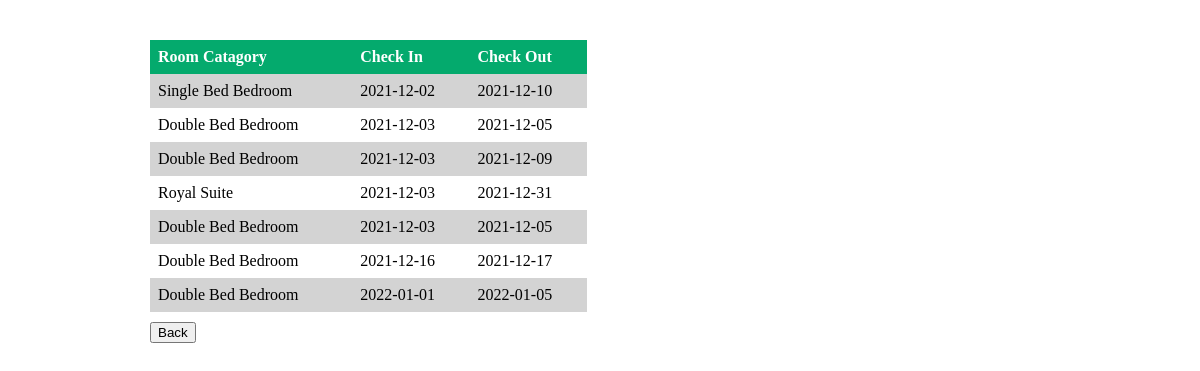
Screenshot of /History.php (signed in) with the database file from the repository.
### tables this page shows
CREATE TABLE `bookroom` (
  `UserID` varchar(45) DEFAULT NULL,
  `RoomID` char(7) DEFAULT NULL,
  `CheckIN` date DEFAULT NULL,
  `CheckOUT` date DEFAULT NULL,
  `No_of_days` int(11) NOT NULL,
  `Person` int(11) DEFAULT NULL
);

CREATE TABLE `roomdes` (
  `RoomID` char(7) DEFAULT NULL,
  `Description` varchar(35) DEFAULT NULL,
  `Air_Condition` enum('Yes','no') DEFAULT NULL,
  `Number_of_Bed` int(11) DEFAULT NULL,
  `Max_People` int(11) DEFAULT NULL,
  `Price` int(11) DEFAULT NULL
);

### History.php (the view, shortened to what this page needs)
<?php
$serverName= "localhost";
$username= "root";
$password= "";
$dbName= "projectn";
try{
    $conn= new PDO("mysql:host=$serverName;dbname=$dbName", $username, $password);
    $conn-> setAttribute(PDO::ATTR_ERRMODE, PDO::ERRMODE_EXCEPTION);
}catch(PDOExpection $exc){
    echo "Connection Failed" .$exc->getmessage();
    exit();
}
$name=$_SESSION['$userID'];
$sql2= "SELECT *
FROM register inner join bookroom inner join roomdes
on register.UserID=bookroom.UserID and roomdes.RoomID= bookroom.RoomID
and bookroom.UserID='$name'
order by bookroom.checkin";
$res1= $conn->query($sql2);
echo '<table>
    <tr>
        <th>Room Catagory</th>
        <th>Check In</th>
        <th>Check Out</th>
    </tr>';
    if ($res1->rowCount()> 0) {
        while($row = $res1->fetch(PDO::FETCH_OBJ)) {
            $description=$row->Description;
            $checkin=$row->CheckIN;
            $checkout=$row->CheckOUT;
            echo '<tr>
                <td>'.$description.'</td>
                <td> '. $checkin.' </td>
                <td> '.$checkout.'</td>
            </tr>';
        }
    }
echo '</table>';
?>
<!DOCTYPE html>
<html lang="en">
<head>
</head>
<body>
    <form action="" method="POST">
    <input type="submit" name="back" value="Back">
    </form>
</body>
</html>

### History.php (style rules this page uses)
* { margin-top: 20px; margin-left: 50px; }
table { border-collapse: collapse; width: 40%; }
th,td { text-align: left; padding:8px; }
tr:nth-child(even) { background: lightgrey; }
th { background-color: #04AA6D; color: white; }
input { margin-top: -10px; margin-left: 0px; }

### rows the page displays
bookroom: RoomID.Description "Single Bed Bedroom", CheckIN "2021-12-02", CheckOUT "2021-12-10"
bookroom: RoomID.Description "Double Bed Bedroom", CheckIN "2021-12-03", CheckOUT "2021-12-05"
bookroom: RoomID.Description "Double Bed Bedroom", CheckIN "2021-12-03", CheckOUT "2021-12-09"
bookroom: RoomID.Description "Royal Suite", CheckIN "2021-12-03", CheckOUT "2021-12-31"
bookroom: RoomID.Description "Double Bed Bedroom", CheckIN "2021-12-03", CheckOUT "2021-12-05"
bookroom: RoomID.Description "Double Bed Bedroom", CheckIN "2021-12-16", CheckOUT "2021-12-17"
bookroom: RoomID.Description "Double Bed Bedroom", CheckIN "2022-01-01", CheckOUT "2022-01-05"
